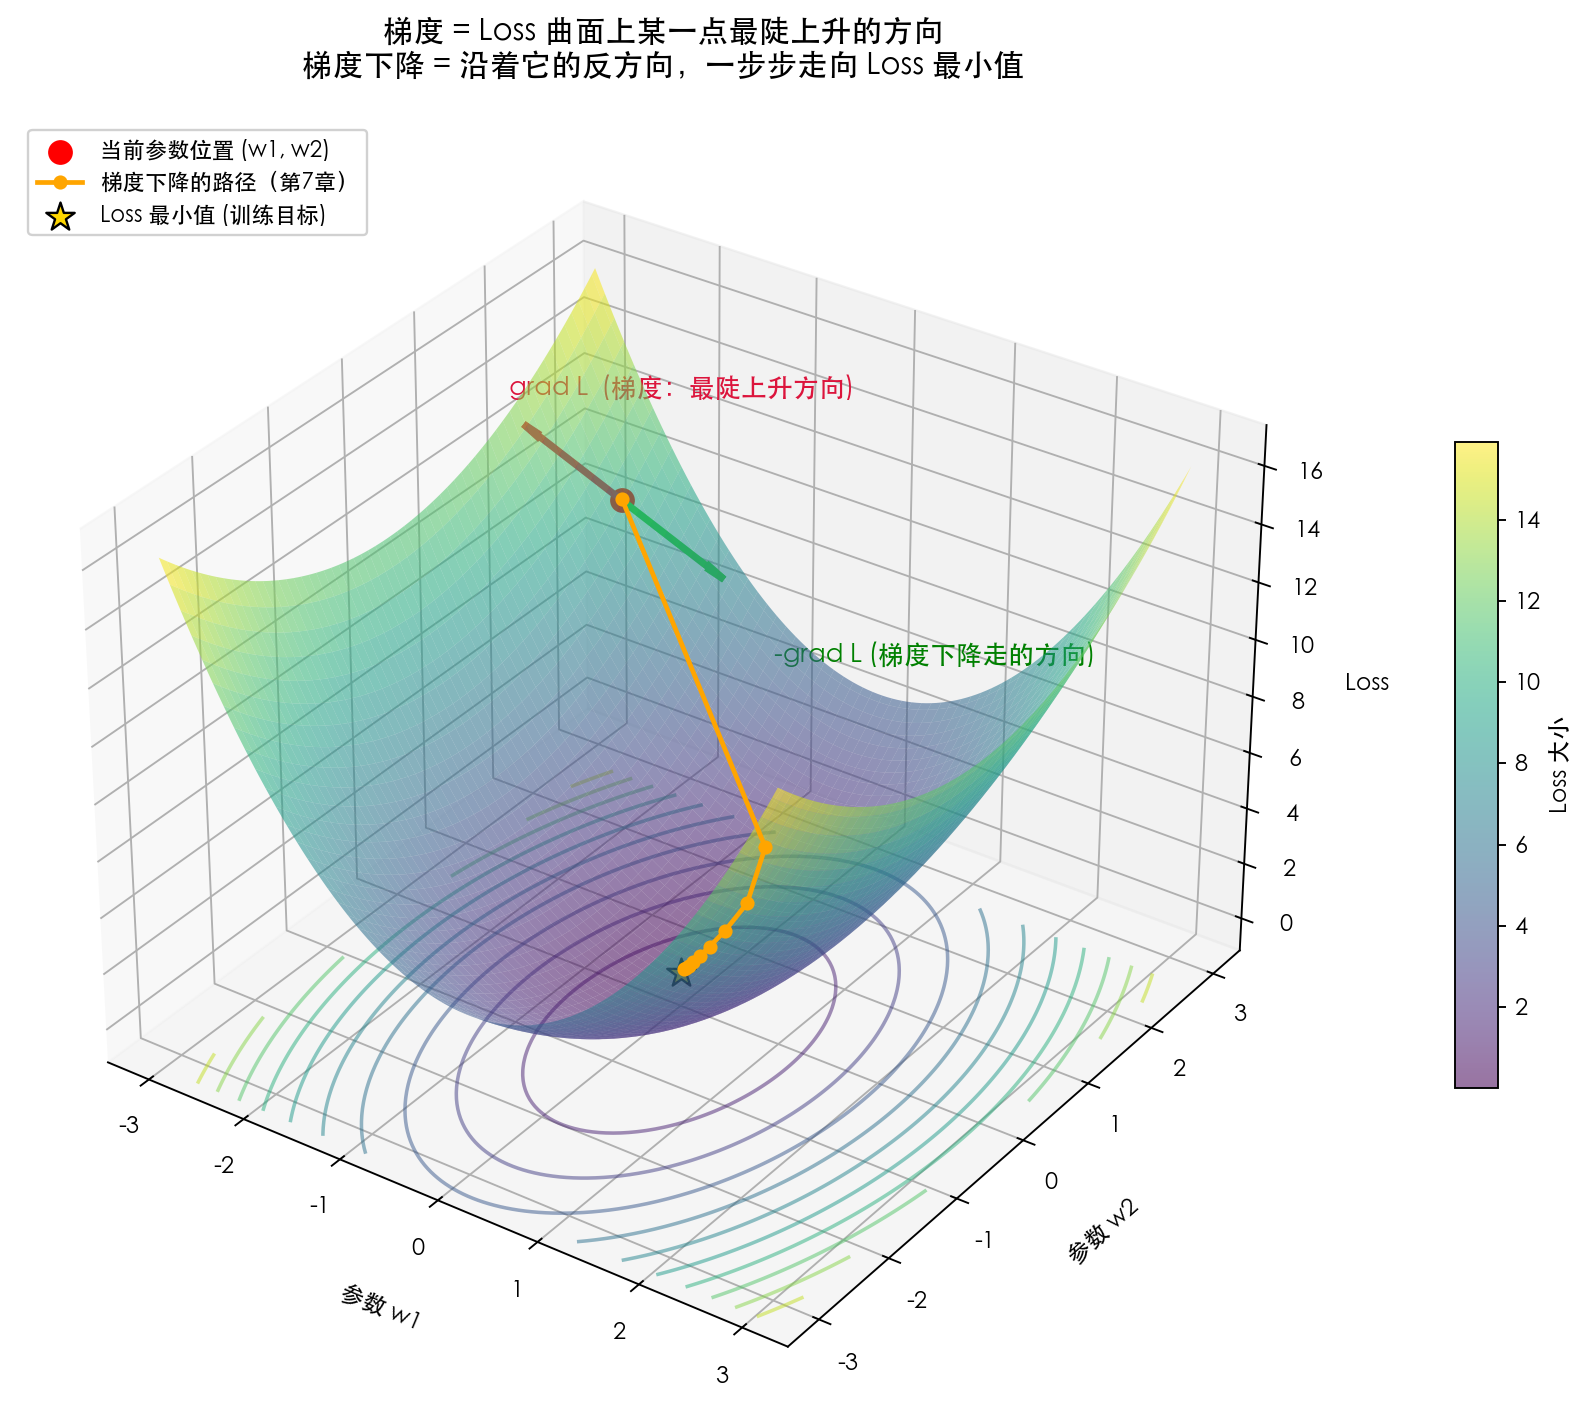

Write Python code to recreate this figure.
#!/usr/bin/env python3
"""
生成一张 3D 损失曲面 + 梯度方向示意图，风格参考吴恩达课程里的经典梯度下降图。
用于 7.1 节，帮助直观理解“梯度”这个概念：
- 曲面 = Loss 关于两个参数(w1, w2)的函数
- 曲面上某一点的"坡度最陡的上升方向" = 梯度 ∇L
- 梯度下降走的是它的反方向 -∇L（最陡下降方向）
- 一串小球轨迹 = 沿着负梯度方向、一步步走到碗底(Loss最小值)的过程
"""
from pathlib import Path

import numpy as np
import matplotlib
matplotlib.use("Agg")
import matplotlib.pyplot as plt
from matplotlib import cm
from mpl_toolkits.mplot3d import Axes3D  # noqa: F401
import matplotlib.font_manager as fm

# ---- 中文字体：按常见优先级依次尝试 macOS / Windows / Ubuntu(Linux) 上可能安装的字体 ----
_CJK_FONT_CANDIDATES = [
    "PingFang SC", "Heiti SC", "STHeiti", "Arial Unicode MS",              # macOS
    "Microsoft YaHei", "Microsoft YaHei UI", "SimHei", "SimSun", "DengXian",  # Windows
    "Noto Sans CJK SC", "Noto Sans CJK JP", "Noto Sans CJK TC",             # Ubuntu/Linux（常需 apt install fonts-noto-cjk）
    "WenQuanYi Zen Hei", "WenQuanYi Micro Hei", "Droid Sans Fallback",      # Ubuntu/Linux 备选
    "Source Han Sans SC", "Source Han Sans CN",                            # 思源黑体（跨平台）
]

_available_fonts = {f.name for f in fm.fontManager.ttflist}
_chosen_font = next((n for n in _CJK_FONT_CANDIDATES if n in _available_fonts), None)

if _chosen_font:
    plt.rcParams["font.family"] = _chosen_font
else:
    plt.rcParams["font.family"] = "sans-serif"
    print(
        "[警告] 未检测到可用的中文字体，图中中文可能显示为方块/乱码。\n"
        "  - macOS：一般自带 PingFang SC，无需处理；\n"
        "  - Windows：一般自带 Microsoft YaHei/SimHei，无需处理；\n"
        "  - Ubuntu/Linux：建议执行 `sudo apt install fonts-noto-cjk` 后重试。"
    )
plt.rcParams["axes.unicode_minus"] = False

# ---- 1. 定义一个不对称的"碗形"Loss曲面，更贴近真实损失函数（各方向曲率不同）----
def loss_fn(w1, w2):
    return 1.3 * w1**2 + 0.5 * w2**2

def grad_fn(w1, w2):
    return np.array([2.6 * w1, 1.0 * w2])

w1 = np.linspace(-3, 3, 120)
w2 = np.linspace(-3, 3, 120)
W1, W2 = np.meshgrid(w1, w2)
L = loss_fn(W1, W2)

fig = plt.figure(figsize=(11, 8.5), dpi=170)
ax = fig.add_subplot(111, projection="3d")

# 曲面
surf = ax.plot_surface(W1, W2, L, cmap=cm.viridis, alpha=0.55,
                        linewidth=0, antialiased=True, rstride=2, cstride=2)
ax.contour(W1, W2, L, zdir='z', offset=L.min() - 2, levels=12,
           cmap=cm.viridis, alpha=0.5)

# ---- 2. 当前点(随机初始化的位置) ----
cur = np.array([-2.3, 2.4])
cur_z = loss_fn(*cur)
ax.scatter([cur[0]], [cur[1]], [cur_z], color="red", s=90, zorder=10,
           label="当前参数位置 (w1, w2)")

# ---- 3. 梯度方向 ∇L (最陡上升方向) 与 负梯度方向 -∇L (下降方向) ----
g = grad_fn(*cur)
g_norm = g / np.linalg.norm(g)

arrow_len = 1.6
# 正梯度：红色箭头（指向 Loss 增大的方向）
ax.quiver(cur[0], cur[1], cur_z,
          g_norm[0]*arrow_len, g_norm[1]*arrow_len, 0,
          color="crimson", linewidth=3, arrow_length_ratio=0.18)
# 负梯度：绿色箭头（梯度下降真正走的方向，Loss减小最快）
ax.quiver(cur[0], cur[1], cur_z,
          -g_norm[0]*arrow_len, -g_norm[1]*arrow_len, 0,
          color="limegreen", linewidth=3, arrow_length_ratio=0.18)

ax.text(cur[0] + g_norm[0]*arrow_len*1.15, cur[1] + g_norm[1]*arrow_len*1.15, cur_z + 0.6,
        "grad L  (梯度：最陡上升方向)", color="crimson", fontsize=11, weight="bold")
ax.text(cur[0] - g_norm[0]*arrow_len*1.55, cur[1] - g_norm[1]*arrow_len*1.75, cur_z - 1.2,
        "-grad L (梯度下降走的方向)", color="green", fontsize=11, weight="bold")

# ---- 4. 沿负梯度做几步梯度下降，画出轨迹 ----
path = [cur.copy()]
p = cur.copy()
lr = 0.35
for _ in range(9):
    p = p - lr * grad_fn(*p)
    path.append(p.copy())
path = np.array(path)
path_z = loss_fn(path[:, 0], path[:, 1]) + 0.05

ax.plot(path[:, 0], path[:, 1], path_z, color="orange", marker="o",
        markersize=5, linewidth=2, zorder=9, label="梯度下降的路径（第7章）")
ax.scatter([0], [0], [loss_fn(0, 0)], color="gold", s=160, marker="*",
           edgecolor="black", zorder=11, label="Loss 最小值 (训练目标)")

ax.set_xlabel("参数 w1", labelpad=12)
ax.set_ylabel("参数 w2", labelpad=12)
ax.set_zlabel("Loss", labelpad=8)
ax.set_title("梯度 = Loss 曲面上某一点最陡上升的方向\n梯度下降 = 沿着它的反方向，一步步走向 Loss 最小值", fontsize=13, pad=18)
ax.view_init(elev=32, azim=-55)
ax.legend(loc="upper left", fontsize=9.5, framealpha=0.9)

fig.colorbar(surf, shrink=0.5, aspect=15, pad=0.08, label="Loss 大小")
plt.tight_layout()

OUTPUT_PATH = Path(__file__).resolve().parent / "gradient_descent_3d.png"
plt.savefig(OUTPUT_PATH, bbox_inches="tight")
print(f"saved to {OUTPUT_PATH}")
